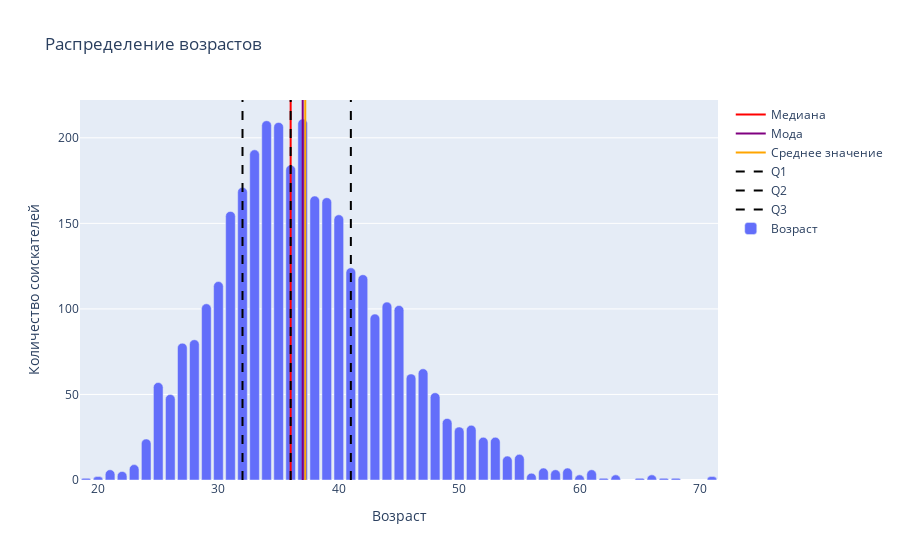

The cell this chart's notebook holds for it:
### Code cell
df = resume_data["age"].groupby(resume_data["age"]).count()
median = resume_data["age"].median()
moda = resume_data["age"].mode()
mean = resume_data["age"].mean()
print(median, moda[0], mean)

fig = go.Figure(layout=dict(barcornerradius=7,))
quartiles = resume_data["age"].quantile([0.25, 0.5, 0.75])
fig.add_trace(go.Bar(name="Возраст", x=df.index, y=df.values))
fig.add_vline(name="Медиана", legendrank=1, showlegend=True, x=median, line_color="red")
fig.add_vline(name="Мода", legendrank=1, showlegend=True,x=moda[0], line_color="purple")
fig.add_vline(name="Среднее значение", legendrank=1, showlegend=True,x=mean, line_color="orange")

fig.add_vline(name="Q1", legendrank=1, showlegend=True,x=quartiles[0.25], line_dash="dash", line_color="black", annotation_text="Q1")
fig.add_vline(name="Q2", legendrank=1, showlegend=True,x=quartiles[0.5], line_dash="dash", line_color="black", annotation_text="Q2")
fig.add_vline(name="Q3", legendrank=1, showlegend=True,x=quartiles[0.75], line_dash="dash", line_color="black", annotation_text="Q3")

fig.update_layout(
    title_text="Распределение возрастов",
    xaxis_title="Возраст",
    yaxis_title="Количество соискателей",
    annotations=[
        dict(
            xref="paper",
            yref="paper",
            x=.2,
            y=-.2,
            showarrow=False,
            text=f"""
      Медиана: {int(median*100)/100}
      Мода: {moda[0]}
      Среднее значение: {int(mean*100)/100}
      """,
            font=dict(size=16, color="grey"),
        )
    ])
fig.show()

### Figure 1 — Plotly figure (JSON) as saved in the notebook; plotly's stock layout.template omitted (floating-point values rounded to 4 significant figures)
{"data": [{"name": "Возраст", "type": "bar", "x": [19, 20, 21, 22, 23, 24, 25, 26, 27, 28, 29, 30, 31, 32, 33, 34, 35, 36, 37, 38, 39, 40, 41, 42, 43, 44, 45, 46, 47, 48, 49, 50, 51, 52, 53, 54, 55, 56, 57, 58, 59, 60, 61, 62, 63, 65, 66, 67, 68, 71], "y": [1, 2, 6, 5, 9, 24, 57, 50, 80, 82, 103, 116, 157, 171, 193, 210, 209, 184, 211, 166, 165, 155, 124, 120, 97, 104, 102, 62, 65, 51, 36, 31, 32, 25, 25, 14, 15, 4, 7, 6, 7, 3, 6, 1, 3, 1, 3, 1, 1, 2]}], "layout": {"annotations": [{"font": {"color": "grey", "size": 16}, "showarrow": false, "text": "\n      Медиана: 36.0\n      Мода: 37\n      Среднее значение: 37.21\n      ", "x": 0.2, "xanchor": "left", "xref": "paper", "y": -0.2, "yanchor": "top", "yref": "paper"}, {"font": {"color": "grey", "size": 16}, "showarrow": false, "text": "\n      Медиана: 36.0\n      Мода: 37\n      Среднее значение: 37.21\n      ", "x": 0.2, "xanchor": "left", "xref": "paper", "y": -0.2, "yanchor": "top", "yref": "paper"}, {"font": {"color": "grey", "size": 16}, "showarrow": false, "text": "\n      Медиана: 36.0\n      Мода: 37\n      Среднее значение: 37.21\n      ", "x": 0.2, "xanchor": "left", "xref": "paper", "y": -0.2, "yanchor": "top", "yref": "paper"}], "barcornerradius": 7, "shapes": [{"legendrank": 1, "line": {"color": "red"}, "name": "Медиана", "showlegend": true, "type": "line", "x0": 36, "x1": 36, "xref": "x", "y0": 0, "y1": 1, "yref": "y domain"}, {"legendrank": 1, "line": {"color": "purple"}, "name": "Мода", "showlegend": true, "type": "line", "x0": 37, "x1": 37, "xref": "x", "y0": 0, "y1": 1, "yref": "y domain"}, {"legendrank": 1, "line": {"color": "orange"}, "name": "Среднее значение", "showlegend": true, "type": "line", "x0": 37.21, "x1": 37.21, "xref": "x", "y0": 0, "y1": 1, "yref": "y domain"}, {"legendrank": 1, "line": {"color": "black", "dash": "dash"}, "name": "Q1", "showlegend": true, "type": "line", "x0": 32, "x1": 32, "xref": "x", "y0": 0, "y1": 1, "yref": "y domain"}, {"legendrank": 1, "line": {"color": "black", "dash": "dash"}, "name": "Q2", "showlegend": true, "type": "line", "x0": 36, "x1": 36, "xref": "x", "y0": 0, "y1": 1, "yref": "y domain"}, {"legendrank": 1, "line": {"color": "black", "dash": "dash"}, "name": "Q3", "showlegend": true, "type": "line", "x0": 41, "x1": 41, "xref": "x", "y0": 0, "y1": 1, "yref": "y domain"}], "title": {"text": "Распределение возрастов"}, "xaxis": {"title": {"text": "Возраст"}}, "yaxis": {"title": {"text": "Количество соискателей"}}}}
